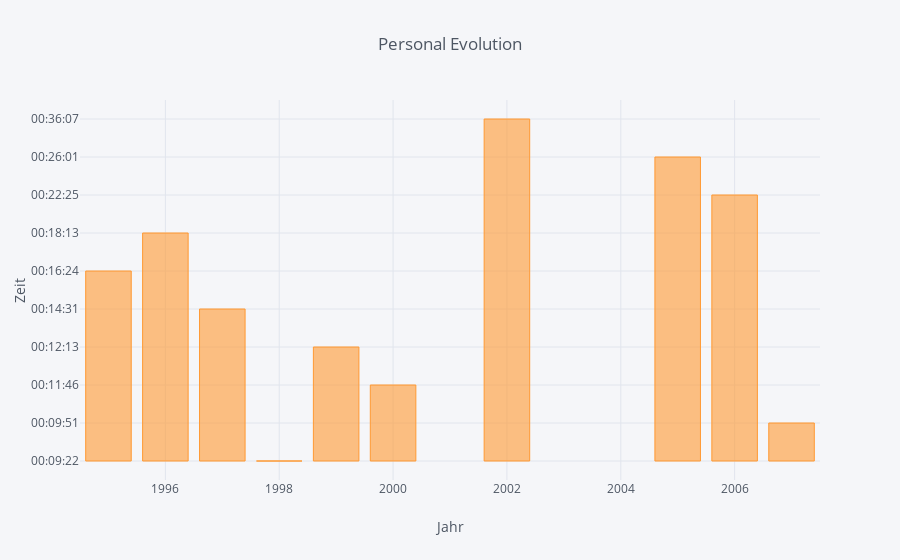

This figure's notebook cell:
### Markdown cell above
## Personal Record

### Code cell
# group by name, firstname and Year of participation
participant = ("Kirsch","Karin")
grouped_by_participant = df.groupby(["Name", "Vorname"])
person = grouped_by_participant.get_group(participant).sort_values(by=['Zeit'])
print(person)
person.iplot(kind="bar", x="Jahr", y="Zeit",  xTitle='Jahr', yTitle='Zeit', title='Personal Evolution')

### Figure 1 — Plotly figure (JSON) as saved in the notebook; plotly's stock layout.template omitted (floating-point values rounded to 4 significant figures)
{"data": [{"marker": {"color": "rgba(255, 153, 51, 0.6)", "line": {"color": "rgba(255, 153, 51, 1.0)", "width": 1}}, "name": "Zeit", "orientation": "v", "text": "", "type": "bar", "uid": "be449875-ca1a-4046-ad29-393abb16a1d5", "x": [1998, 2007, 2000, 1999, 1997, 1995, 1996, 2006, 2005, 2002], "y": ["00:09:22", "00:09:51", "00:11:46", "00:12:13", "00:14:31", "00:16:24", "00:18:13", "00:22:25", "00:26:01", "00:36:07"]}], "layout": {"legend": {"bgcolor": "#F5F6F9", "font": {"color": "#4D5663"}}, "paper_bgcolor": "#F5F6F9", "plot_bgcolor": "#F5F6F9", "title": {"font": {"color": "#4D5663"}, "text": "Personal Evolution"}, "xaxis": {"gridcolor": "#E1E5ED", "showgrid": true, "tickfont": {"color": "#4D5663"}, "title": {"font": {"color": "#4D5663"}, "text": "Jahr"}, "zerolinecolor": "#E1E5ED"}, "yaxis": {"gridcolor": "#E1E5ED", "showgrid": true, "tickfont": {"color": "#4D5663"}, "title": {"font": {"color": "#4D5663"}, "text": "Zeit"}, "zerolinecolor": "#E1E5ED"}}}
